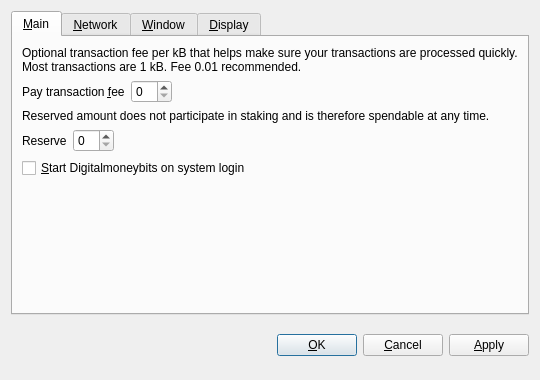
<?xml version="1.0" encoding="UTF-8"?>
<ui version="4.0">
 <class>OptionsDialog</class>
 <widget class="QDialog" name="OptionsDialog">
  <property name="geometry">
   <rect>
    <x>0</x>
    <y>0</y>
    <width>540</width>
    <height>380</height>
   </rect>
  </property>
  <property name="windowTitle">
   <string>Options</string>
  </property>
  <property name="modal">
   <bool>true</bool>
  </property>
  <layout class="QVBoxLayout" name="verticalLayout">
   <item>
    <widget class="QTabWidget" name="tabWidget">
     <property name="tabPosition">
      <enum>QTabWidget::North</enum>
     </property>
     <property name="currentIndex">
      <number>0</number>
     </property>
     <widget class="QWidget" name="tabMain">
      <attribute name="title">
       <string>&amp;Main</string>
      </attribute>
      <layout class="QVBoxLayout" name="verticalLayout_Main">
       <item>
        <widget class="QLabel" name="transactionFeeInfoLabel">
         <property name="text">
          <string>Optional transaction fee per kB that helps make sure your transactions are processed quickly. Most transactions are 1 kB. Fee 0.01 recommended.</string>
         </property>
         <property name="textFormat">
          <enum>Qt::PlainText</enum>
         </property>
         <property name="wordWrap">
          <bool>true</bool>
         </property>
        </widget>
       </item>
       <item>
        <layout class="QHBoxLayout" name="horizontalLayoutFee">
         <item>
          <widget class="QLabel" name="transactionFeeLabel">
           <property name="text">
            <string>Pay transaction &amp;fee</string>
           </property>
           <property name="textFormat">
            <enum>Qt::PlainText</enum>
           </property>
           <property name="buddy">
            <cstring>transactionFee</cstring>
           </property>
          </widget>
         </item>
         <item>
          <widget class="BitcoinAmountField" name="transactionFee"/>
         </item>
         <item>
          <spacer name="horizontalSpacerFee">
           <property name="orientation">
            <enum>Qt::Horizontal</enum>
           </property>
           <property name="sizeHint" stdset="0">
            <size>
             <width>40</width>
             <height>20</height>
            </size>
           </property>
          </spacer>
         </item>
        </layout>
       </item>
       <item>
        <widget class="QLabel" name="reserveBalanceInfoLabel">
         <property name="text">
          <string>Reserved amount does not participate in staking and is therefore spendable at any time.</string>
         </property>
         <property name="textFormat">
          <enum>Qt::PlainText</enum>
         </property>
         <property name="wordWrap">
          <bool>true</bool>
         </property>
        </widget>
       </item>
       <item>
        <layout class="QHBoxLayout" name="horizontalLayoutReserveBalance">
         <item>
          <widget class="QLabel" name="reserveBalanceLabel">
           <property name="text">
            <string>Reserve</string>
           </property>
           <property name="textFormat">
            <enum>Qt::PlainText</enum>
           </property>
           <property name="buddy">
            <cstring>reserveBalance</cstring>
           </property>
          </widget>
         </item>
         <item>
          <widget class="BitcoinAmountField" name="reserveBalance"/>
         </item>
         <item>
          <spacer name="horizontalSpacerReserveBalance">
           <property name="orientation">
            <enum>Qt::Horizontal</enum>
           </property>
           <property name="sizeHint" stdset="0">
            <size>
             <width>40</width>
             <height>20</height>
            </size>
           </property>
          </spacer>
         </item>
        </layout>
       </item>
       <item>
        <widget class="QCheckBox" name="bitcoinAtStartup">
         <property name="toolTip">
          <string>Automatically start Digitalmoneybits after logging in to the system.</string>
         </property>
         <property name="text">
          <string>&amp;Start Digitalmoneybits on system login</string>
         </property>
        </widget>
       </item>
       <item>
        <spacer name="verticalSpacer_Main">
         <property name="orientation">
          <enum>Qt::Vertical</enum>
         </property>
         <property name="sizeHint" stdset="0">
          <size>
           <width>20</width>
           <height>40</height>
          </size>
         </property>
        </spacer>
       </item>
      </layout>
     </widget>
     <widget class="QWidget" name="tabNetwork">
      <attribute name="title">
       <string>&amp;Network</string>
      </attribute>
      <layout class="QVBoxLayout" name="verticalLayout_Network">
       <item>
        <widget class="QCheckBox" name="mapPortUpnp">
         <property name="toolTip">
          <string>Automatically open the Digitalmoneybits client port on the router. This only works when your router supports UPnP and it is enabled.</string>
         </property>
         <property name="text">
          <string>Map port using &amp;UPnP</string>
         </property>
        </widget>
       </item>
       <item>
        <widget class="QCheckBox" name="connectSocks">
         <property name="toolTip">
          <string>Connect to the Digitalmoneybits network through a SOCKS proxy (e.g. when connecting through Tor).</string>
         </property>
         <property name="text">
          <string>&amp;Connect through SOCKS proxy:</string>
         </property>
        </widget>
       </item>
       <item>
        <layout class="QHBoxLayout" name="horizontalLayout_Network">
         <item>
          <widget class="QLabel" name="proxyIpLabel">
           <property name="text">
            <string>Proxy &amp;IP:</string>
           </property>
           <property name="textFormat">
            <enum>Qt::PlainText</enum>
           </property>
           <property name="buddy">
            <cstring>proxyIp</cstring>
           </property>
          </widget>
         </item>
         <item>
          <widget class="QValidatedLineEdit" name="proxyIp">
           <property name="maximumSize">
            <size>
             <width>140</width>
             <height>16777215</height>
            </size>
           </property>
           <property name="toolTip">
            <string>IP address of the proxy (e.g. 127.0.0.1)</string>
           </property>
          </widget>
         </item>
         <item>
          <widget class="QLabel" name="proxyPortLabel">
           <property name="text">
            <string>&amp;Port:</string>
           </property>
           <property name="textFormat">
            <enum>Qt::PlainText</enum>
           </property>
           <property name="buddy">
            <cstring>proxyPort</cstring>
           </property>
          </widget>
         </item>
         <item>
          <widget class="QLineEdit" name="proxyPort">
           <property name="maximumSize">
            <size>
             <width>55</width>
             <height>16777215</height>
            </size>
           </property>
           <property name="toolTip">
            <string>Port of the proxy (e.g. 9050)</string>
           </property>
          </widget>
         </item>
         <item>
          <widget class="QLabel" name="socksVersionLabel">
           <property name="text">
            <string>SOCKS &amp;Version:</string>
           </property>
           <property name="textFormat">
            <enum>Qt::PlainText</enum>
           </property>
           <property name="buddy">
            <cstring>socksVersion</cstring>
           </property>
          </widget>
         </item>
         <item>
          <widget class="QValueComboBox" name="socksVersion">
           <property name="toolTip">
            <string>SOCKS version of the proxy (e.g. 5)</string>
           </property>
          </widget>
         </item>
         <item>
          <spacer name="horizontalSpacer_Network">
           <property name="orientation">
            <enum>Qt::Horizontal</enum>
           </property>
           <property name="sizeHint" stdset="0">
            <size>
             <width>40</width>
             <height>20</height>
            </size>
           </property>
          </spacer>
         </item>
        </layout>
       </item>
       <item>
        <spacer name="verticalSpacer_Network">
         <property name="orientation">
          <enum>Qt::Vertical</enum>
         </property>
         <property name="sizeHint" stdset="0">
          <size>
           <width>20</width>
           <height>40</height>
          </size>
         </property>
        </spacer>
       </item>
      </layout>
     </widget>
     <widget class="QWidget" name="tabWindow">
      <attribute name="title">
       <string>&amp;Window</string>
      </attribute>
      <layout class="QVBoxLayout" name="verticalLayout_Window">
       <item>
        <widget class="QCheckBox" name="minimizeToTray">
         <property name="toolTip">
          <string>Show only a tray icon after minimizing the window.</string>
         </property>
         <property name="text">
          <string>&amp;Minimize to the tray instead of the taskbar</string>
         </property>
        </widget>
       </item>
       <item>
        <widget class="QCheckBox" name="minimizeOnClose">
         <property name="toolTip">
          <string>Minimize instead of exit the application when the window is closed. When this option is enabled, the application will be closed only after selecting Quit in the menu.</string>
         </property>
         <property name="text">
          <string>M&amp;inimize on close</string>
         </property>
        </widget>
       </item>
       <item>
        <spacer name="verticalSpacer_Window">
         <property name="orientation">
          <enum>Qt::Vertical</enum>
         </property>
         <property name="sizeHint" stdset="0">
          <size>
           <width>20</width>
           <height>40</height>
          </size>
         </property>
        </spacer>
       </item>
      </layout>
     </widget>
     <widget class="QWidget" name="tabDisplay">
      <attribute name="title">
       <string>&amp;Display</string>
      </attribute>
      <layout class="QVBoxLayout" name="verticalLayout_Display">
       <item>
        <layout class="QHBoxLayout" name="horizontalLayout_1_Display">
         <item>
          <widget class="QLabel" name="langLabel">
           <property name="text">
            <string>User Interface &amp;language:</string>
           </property>
           <property name="textFormat">
            <enum>Qt::PlainText</enum>
           </property>
           <property name="buddy">
            <cstring>lang</cstring>
           </property>
          </widget>
         </item>
         <item>
          <widget class="QValueComboBox" name="lang">
           <property name="toolTip">
            <string>The user interface language can be set here. This setting will take effect after restarting Digitalmoneybits.</string>
           </property>
          </widget>
         </item>
        </layout>
       </item>
       <item>
        <layout class="QHBoxLayout" name="horizontalLayout_2_Display">
         <item>
          <widget class="QLabel" name="unitLabel">
           <property name="text">
            <string>&amp;Unit to show amounts in:</string>
           </property>
           <property name="textFormat">
            <enum>Qt::PlainText</enum>
           </property>
           <property name="buddy">
            <cstring>unit</cstring>
           </property>
          </widget>
         </item>
         <item>
          <widget class="QValueComboBox" name="unit">
           <property name="toolTip">
            <string>Choose the default subdivision unit to show in the interface and when sending coins.</string>
           </property>
          </widget>
         </item>
        </layout>
       </item>
       <item>
        <widget class="QCheckBox" name="displayAddresses">
         <property name="toolTip">
          <string>Whether to show Digitalmoneybits addresses in the transaction list or not.</string>
         </property>
         <property name="text">
          <string>&amp;Display addresses in transaction list</string>
         </property>
        </widget>
       </item>
       <item>
        <widget class="QCheckBox" name="coinControlFeatures">
         <property name="toolTip">
          <string>Whether to show coin control features or not.</string>
         </property>
         <property name="text">
          <string>Display coin &amp;control features (experts only!)</string>
         </property>
        </widget>
       </item>
       <item>
        <spacer name="verticalSpacer_Display">
         <property name="orientation">
          <enum>Qt::Vertical</enum>
         </property>
         <property name="sizeHint" stdset="0">
          <size>
           <width>20</width>
           <height>40</height>
          </size>
         </property>
        </spacer>
       </item>
      </layout>
     </widget>
    </widget>
   </item>
   <item>
    <layout class="QHBoxLayout" name="horizontalLayout_Buttons">
     <item>
      <spacer name="horizontalSpacer_1">
       <property name="orientation">
        <enum>Qt::Horizontal</enum>
       </property>
       <property name="sizeHint" stdset="0">
        <size>
         <width>40</width>
         <height>48</height>
        </size>
       </property>
      </spacer>
     </item>
     <item>
      <widget class="QLabel" name="statusLabel">
       <property name="font">
        <font>
         <weight>75</weight>
         <bold>true</bold>
        </font>
       </property>
       <property name="text">
        <string/>
       </property>
       <property name="textFormat">
        <enum>Qt::PlainText</enum>
       </property>
       <property name="wordWrap">
        <bool>true</bool>
       </property>
      </widget>
     </item>
     <item>
      <spacer name="horizontalSpacer_2">
       <property name="orientation">
        <enum>Qt::Horizontal</enum>
       </property>
       <property name="sizeHint" stdset="0">
        <size>
         <width>40</width>
         <height>48</height>
        </size>
       </property>
      </spacer>
     </item>
     <item>
      <widget class="QPushButton" name="okButton">
       <property name="text">
        <string>&amp;OK</string>
       </property>
      </widget>
     </item>
     <item>
      <widget class="QPushButton" name="cancelButton">
       <property name="text">
        <string>&amp;Cancel</string>
       </property>
       <property name="autoDefault">
        <bool>false</bool>
       </property>
      </widget>
     </item>
     <item>
      <widget class="QPushButton" name="applyButton">
       <property name="text">
        <string>&amp;Apply</string>
       </property>
       <property name="autoDefault">
        <bool>false</bool>
       </property>
      </widget>
     </item>
    </layout>
   </item>
  </layout>
 </widget>
 <customwidgets>
  <customwidget>
   <class>BitcoinAmountField</class>
   <extends>QSpinBox</extends>
   <header>bitcoinamountfield.h</header>
  </customwidget>
  <customwidget>
   <class>QValueComboBox</class>
   <extends>QComboBox</extends>
   <header>qvaluecombobox.h</header>
  </customwidget>
  <customwidget>
   <class>QValidatedLineEdit</class>
   <extends>QLineEdit</extends>
   <header>qvalidatedlineedit.h</header>
  </customwidget>
 </customwidgets>
 <resources/>
 <connections/>
</ui>
